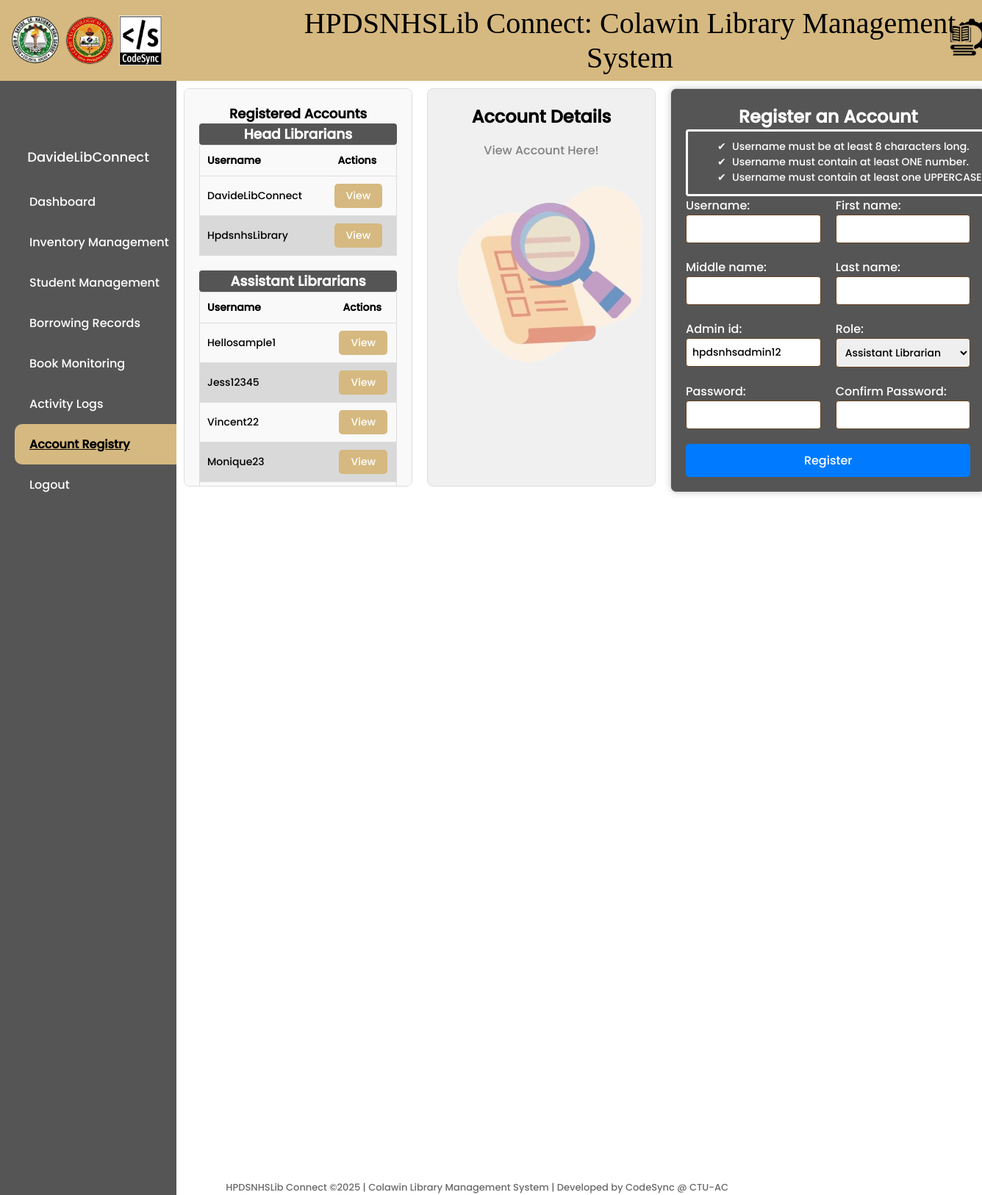
The app's page /register/ (signed in), older data.
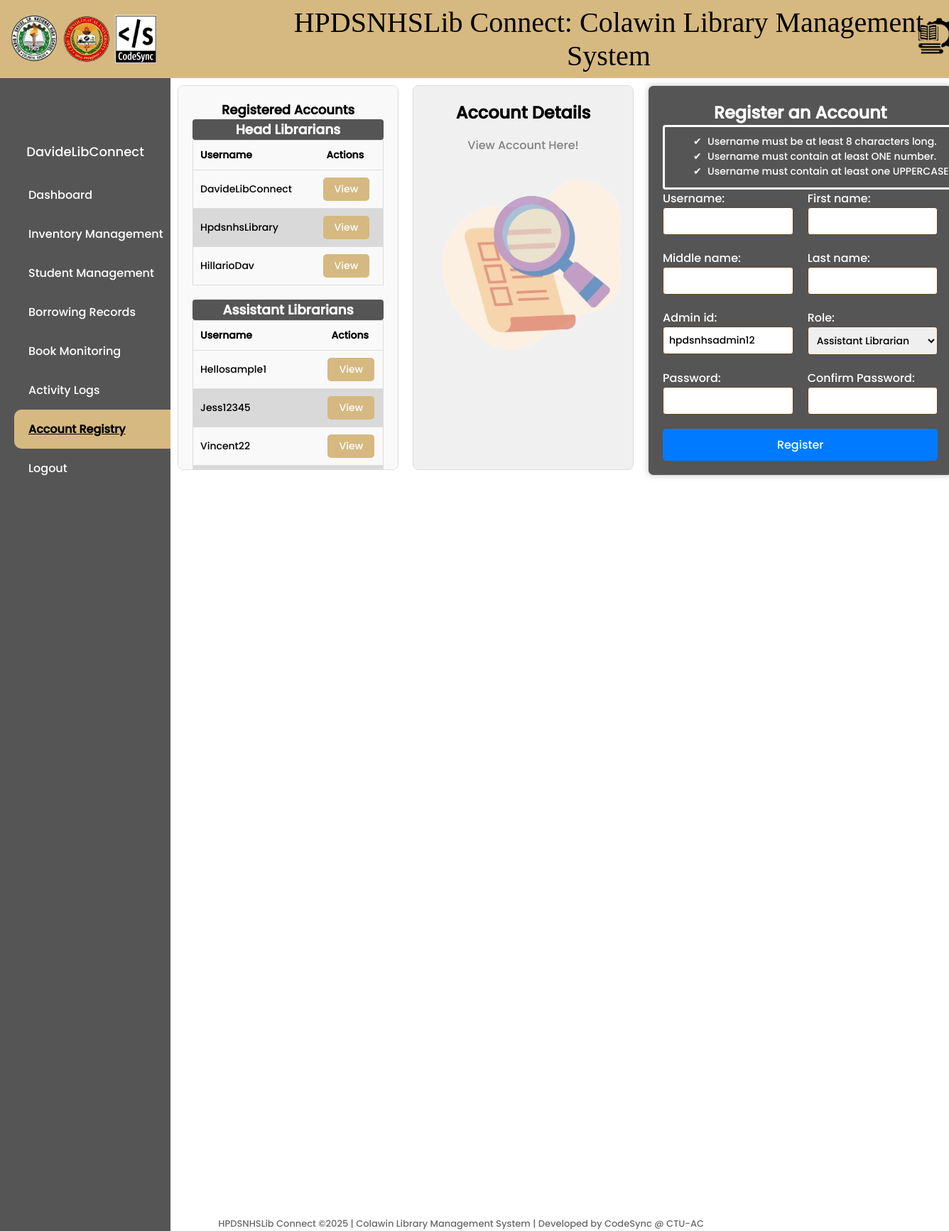
The same page, newer data.
### library/models.py (models this page shows, shortened)
class CustomUser(AbstractBaseUser, PermissionsMixin):
    HEAD_LIBRARIAN = 'Head Librarian'
    ASSISTANT_LIBRARIAN = 'Assistant Librarian'
    ROLE_CHOICES = (
        ('Head Librarian', 'Head Librarian'),
        ('Assistant Librarian', 'Assistant Librarian'),
    )
    username = models.CharField(max_length=150, unique=True)
    first_name = models.CharField(max_length=30)
    middle_name = models.CharField(max_length=30, blank=True)
    last_name = models.CharField(max_length=30)
    admin_id = models.CharField(max_length=255, unique=True)
    is_staff = models.BooleanField(default=False)
    is_active = models.BooleanField(default=True)
    is_superuser = models.BooleanField(default=False)
    role = models.CharField(max_length=20, choices=ROLE_CHOICES, default='Assistant Librarian')
    qr_code = models.ImageField(upload_to='qr_codes', blank=True, null=True)
    temporary_password = models.CharField(max_length=128, blank=True, null=True)  # New temporary password field
    objects = CustomUserManager()
    USERNAME_FIELD = 'username'
    REQUIRED_FIELDS = ['first_name', 'last_name', 'admin_id']
    @staticmethod
    def generate_next_admin_id():
        prefix = "hpdsnhsadmin"
        users_with_ids = CustomUser.objects.filter(admin_id__startswith=prefix).values_list('admin_id', flat=True)
        if not users_with_ids:
            next_id = 1
        else:
            max_id = max([int(re.search(r'\d+$', admin_id).group()) for admin_id in users_with_ids])
            next_id = max_id + 1
        return f"{prefix}{str(next_id).zfill(2)}"

### library/views.py (the view)
# urls.py: path('register/', views.register, name='register'),
@login_required
@user_passes_test(is_head_librarian)
def register(request):
    if request.method == 'POST':
        form = CustomUserCreationForm(request.POST)
        if form.is_valid():
            user = form.save()
            if user.admin_id:
                messages.success(request, 'Assistant Librarian registered successfully.')
                return redirect('register')
            else:
                messages.error(request, 'Failed to generate admin_id.')
    else:
        form = CustomUserCreationForm()
    all_users = CustomUser.objects.all()
    head_librarians = all_users.filter(is_staff=True)
    assistant_librarians = all_users.filter(is_staff=False)
    context = {
        'form': form,
        'head_librarians': head_librarians,
        'assistant_librarians': assistant_librarians,
        'user': request.user,  # Ensure user object is available in template
    }
    return render(request, 'library/RegisterLog.html', context)

### library/forms.py (shortened to what this page needs)
class CustomUserCreationForm(UserCreationForm):
    password1 = forms.CharField(widget=forms.PasswordInput, label="Password")
    password2 = forms.CharField(widget=forms.PasswordInput, label="Confirm Password")
    class Meta:
        model = CustomUser
        fields = ['username', 'first_name', 'middle_name', 'last_name', 'admin_id', 'password1', 'password2', 'role']
        widgets = {
            'role': forms.Select(choices=CustomUser.ROLE_CHOICES, attrs={'id': 'role-field'}),
            'admin_id': forms.TextInput(attrs={'readonly': 'readonly'})  # Make admin_id readonly
        }
    def __init__(self, *args, **kwargs):
        super().__init__(*args, **kwargs)
        if not self.instance.pk:
            self.fields['admin_id'].initial = CustomUser.generate_next_admin_id()

### library/context_processors.py (called while the page is built)
def navbar_context(request):
    username = None
    if request.user.is_authenticated:
        username = request.user.username
    return {'username': username}

### library/views.py (called while the page is built)
def is_head_librarian(user):
    return user.role == 'Head Librarian'

### library/templates/library/RegisterLog.html (shortened to what the changed rows need)
{% extends 'main.html' %}
{% load static %}
{% block content %}
<!DOCTYPE html>
<html>
<head>
</head>
<body>
    <div class="main-content">
        <div class="container">
            <div class="accounts-container">
                <table>
                    <thead>
                        <tr>
                            <th>Username</th>
                            <th style="padding-left: 25px;">Actions</th>
                        </tr>
                    </thead>
                    <tbody>
                        {% for head_librarian in head_librarians %}
                        <tr>
                            <td>{{ head_librarian.username }}</td>
                            <td style="padding-left: 20px;">
                                <button class="view-btn" data-id="{{ head_librarian.id }}">View</button>
                            </td>
                        </tr>
                        {% empty %}
                        <tr>
                            <td colspan="2">No head librarians found.</td>
                        </tr>
                        {% endfor %}
                    </tbody>
                </table>
                <table>
                    <thead>
                        <tr>
                            <th>Username</th>
                            <th style="padding-left: 80px;">Actions</th>
                        </tr>
                    </thead>
                    <tbody>
                        {% for assistant_librarian in assistant_librarians %}
                        <tr>
                            <td>{{ assistant_librarian.username }}</td>
                            <td style="padding-left: 75px;">
                                <button class="view-btn" data-id="{{ assistant_librarian.id }}">View</button>
                            </td>
                        </tr>
                        {% empty %}
                        <tr>
                            <td colspan="2">No assistant librarians found.</td>
                        </tr>
                        {% endfor %}
                    </tbody>
                </table>
            </div>
            <div class="blank-container" id="account-details-container">
                <h2 style="margin: 0; padding: 0;">Account Details</h2>
            </div>
            <div class="form-container">
                <div class="form-panel">
                    <h2>Register an Account</h2>
                </div>
            </div>
        </div>
    </div>
</body>
</html>
{% endblock %}

### templates/navbar.html (shortened to what this page needs)
{% load static %}
{% block content %}
<!DOCTYPE html>
<html lang="en">
<head>
</head>
<body>
    <div class="header">
        <img src="{% static 'images/hpdslogo.png' %}" alt="logo" style="width: 68px; height: 68px; border-radius: 50%; padding-left: 6px; ">
        <img src="{% static 'images/ctu.png' %}" alt="logo" style="width: 68px; height: 68px; border-radius: 50%; padding-left: 6px;">
        <img src="{% static 'images/Codesynlogo.png' %}" alt="logo" style="width: 58px; height: 68px; padding-left: 6px;">
        <p class="title">HPDSNHSLib Connect: Colawin Library Management System</p>
        {% if user.role == 'Head Librarian' %}
        <a href="{% url 'redirect_to_admin' %}" class="hover-label-containers">
            <img src="{% static 'images/superadmin.png' %}" style="width: 55px; height: 55px; padding-left: 200px;" alt="">
        </a>
        {% endif %}
    </div>
    <div class="sidebar" >
        <div class="profile" {% if user.role == 'Head Librarian' or user.role == 'Assistant Librarian' %} style="display: contents;" {% else %} style="display: none;" {% endif %}>
            <div class="profile-pic"></div>
            <div class="username">{{ username }}</div>
        </div>
        <ul class="menu" {% if user.role != 'Head Librarian' and user.role != 'Assistant Librarian' %} style="display: none;" {% endif %}>
            <li><a href="{% url 'home' %}" class="{% if request.resolver_match.url_name == 'home' %}active{% endif %}">Dashboard</a></li>
            {% if user.role == 'Head Librarian' %}
                <li><a href="{% url 'book-list' %}" class="{% if request.resolver_match.url_name == 'book-list' %}active{% endif %}">Inventory Management</a></li>
            {% endif %}
            <li><a href="{% url 'borrower-list' %}" class="{% if request.resolver_match.url_name == 'borrower-list' %}active{% endif %}">Student Management</a></li>
            <li><a href="{% url 'borrow-slip-list' %}" class="{% if request.resolver_match.url_name == 'borrow-slip-list' %}active{% endif %}">Borrowing Records</a></li>
            <li><a href="{% url 'monitor-borrowed-books' %}" class="{% if request.resolver_match.url_name == 'monitor-borrowed-books' %}active{% endif %}">Book Monitoring</a></li>
            <li><a href="{% url 'attendance-list' %}" class="{% if request.resolver_match.url_name == 'attendance-list' %}active{% endif %}">Activity Logs</a></li>
            {% if user.role == 'Head Librarian' %}
                <li><a href="{% url 'register' %}" class="{% if request.resolver_match.url_name == 'register' %}active{% endif %}">Account Registry</a></li>
            {% endif %}
            <li><a href="#" onclick="confirmLogout()">Logout</a></li>
        </ul>
    </div>
    <span class="footer">HPDSNHSLib Connect ©2025 | Colawin Library Management System | Developed by CodeSync @ CTU-AC</span>
</body>
</html>
{% endblock %}

Row changes from the older to the newer data that the page shows:
no longer on this page (row unchanged): CustomUser: username "Monique23", shown under "Assistant Librarians"
added CustomUser: username "HillarioDav", shown under "Head Librarians"
